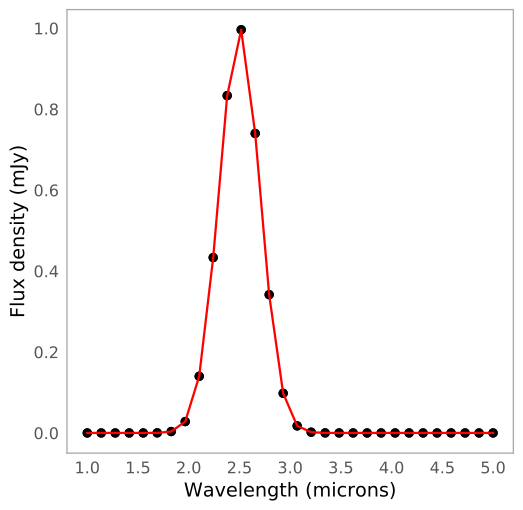

Write the Python code that produced this figure.
from astropy.modeling import models, fitting

g5 = models.Gaussian1D(mean=3 * u.micron, stddev=1 * u.micron, amplitude=1 * u.Jy)

fitter = fitting.LevMarLSQFitter()

g5_fit = fitter(g5, x, y)

plt.plot(x, y, 'ko')
plt.plot(x, g5_fit(x), 'r-')
plt.xlabel('Wavelength (microns)')
plt.ylabel('Flux density (mJy)')
